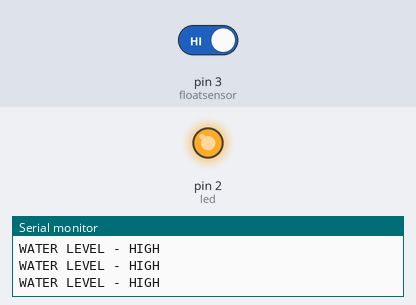
A sketch run on a simulated Arduino Uno, built with avr-gcc and run on an emulated ATmega328P. Parts: output pins drawn as LEDs (lit = HIGH), the last lines printed to the serial monitor. The test bench sets the inputs (shaded band); at power-on: pin 3 (floatsensor) HIGH.

Above: at 2.8 s.
2.9 s: pin 3 (floatsensor) driven LOW
At 3.6 s:
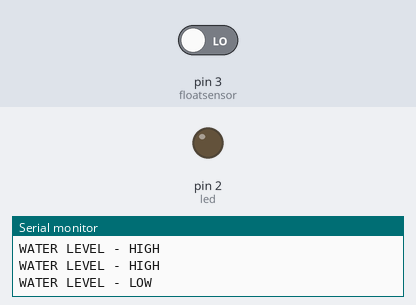
4.5 s: pin 3 (floatsensor) driven HIGH
At 6.4 s:
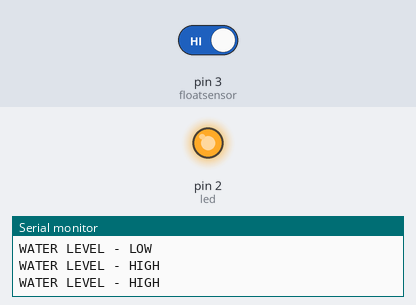
Timing chart, 0 to 7.9 s (numbered marks = the images above; inputs shaded):
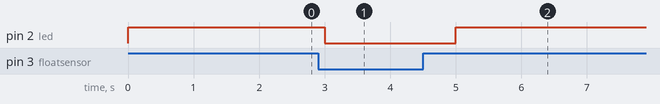

Measured:
- after the input at 2.9 s, pin 2 (led): HIGH → LOW after 0.10 s
- after the input at 4.5 s, pin 2 (led): LOW → HIGH after 0.50 s

The sketch:

float_sensor.ino
```cpp
int floatsensor=3;
int led=2;
int button = 1;
void setup()
{
Serial.begin(9600);
pinMode(floatsensor, INPUT_PULLUP);
pinMode (led, OUTPUT);
}
void loop()
{
button = digitalRead(floatsensor);
  if (button == HIGH)
  {
    digitalWrite(led, HIGH);
    Serial.println( "WATER LEVEL - HIGH");
  }
  else
  {
    digitalWrite(led, LOW);
    Serial.println( "WATER LEVEL - LOW" );
  }
delay(1000);
}
```
